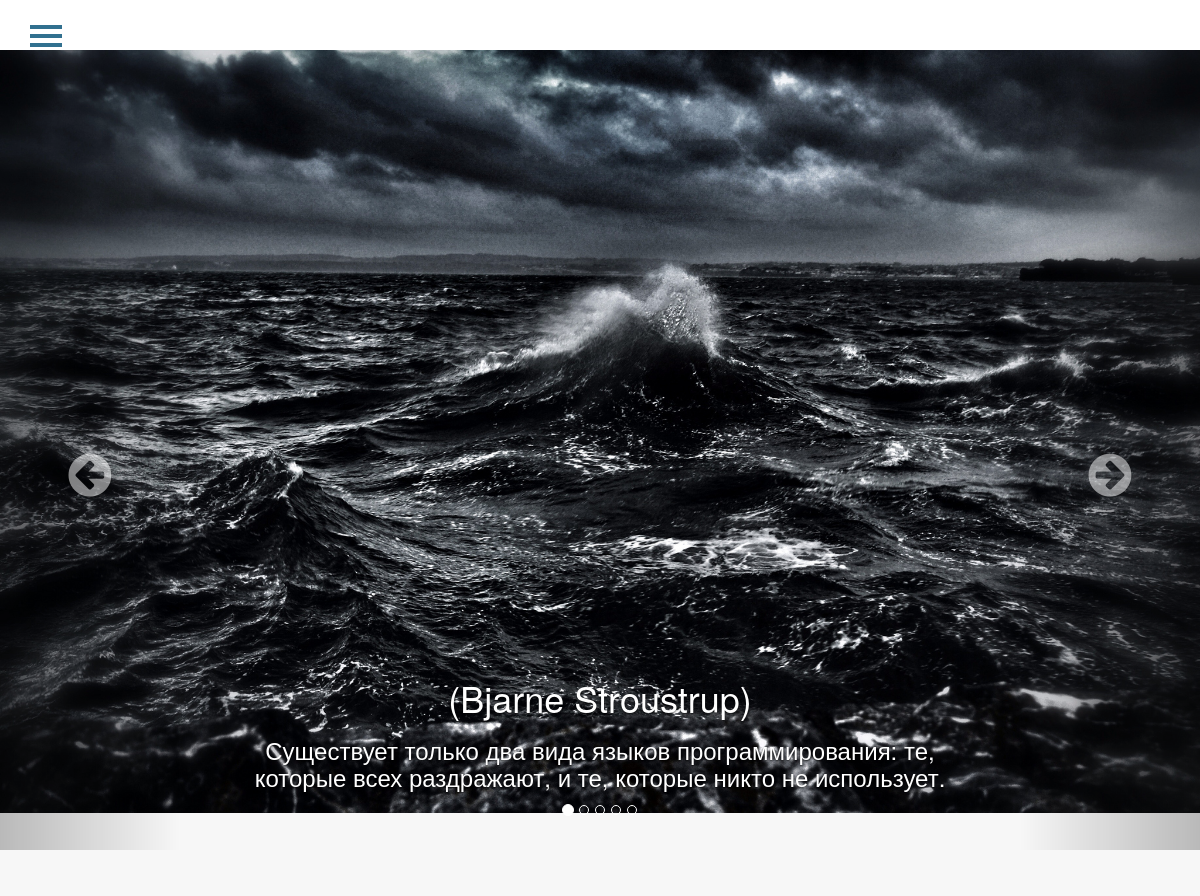
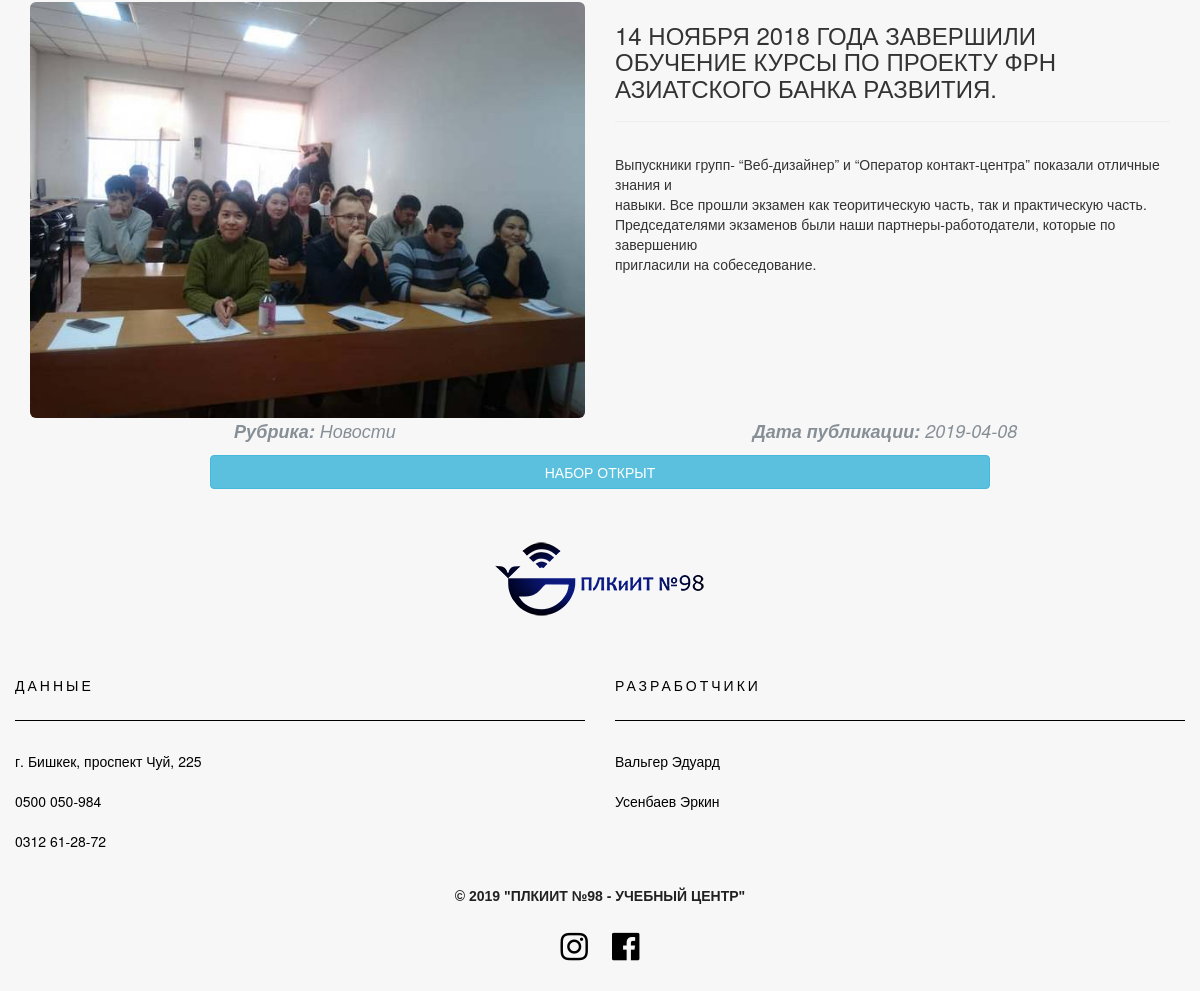
Screenshot of /newspage.php?news_id=24 with the database file from the repository (2 pictures, top to bottom).
### tables this page shows
CREATE TABLE `uc_table_post` (
  `id` int(11) NOT NULL,
  `post_title` varchar(300) NOT NULL,
  `post_desc` varchar(600) NOT NULL,
  `post_img` varchar(600) NOT NULL,
  `post_text` text NOT NULL,
  `post_img1` varchar(600) NOT NULL,
  `post_img2` varchar(600) NOT NULL,
  `post_img3` varchar(600) NOT NULL,
  `post_img4` varchar(600) NOT NULL,
  `post_img5` varchar(600) NOT NULL,
  `post_category` varchar(30) NOT NULL,
  `post_keywords` varchar(150) NOT NULL,
  `post_date` date NOT NULL,
  `status` varchar(8) NOT NULL
);

CREATE TABLE `uc_tble_about` (
  `id` int(11) NOT NULL,
  `title` varchar(250) NOT NULL,
  `description` varchar(450) NOT NULL,
  `keywords` varchar(150) NOT NULL,
  `address` varchar(200) NOT NULL,
  `phone1` varchar(25) NOT NULL,
  `phone2` varchar(25) NOT NULL,
  `copyrights` varchar(200) NOT NULL,
  `instagram` varchar(200) NOT NULL,
  `facebook` varchar(200) NOT NULL,
  `google_plus` varchar(200) NOT NULL
);

### newspage.php (the view, shortened to what this page needs)
<?php require_once"inc/header.php";?>
<content class="main col-md-12" style="margin-top: 4%; ">
    <div class="news_all_block">
        <?php
            $id_news = $_GET["news_id"];
            $sql = "SELECT * FROM uc_table_post WHERE id =".$id_news;
            $result = mysql_query($sql);
            while($row = mysql_fetch_array($result)){
            	$news_title = $row["post_title" ];
            	$news_img = $row["post_img" ];
            	$news_text = $row["post_text" ];
            	$news_category = $row["post_category" ];
            	$news_date = $row["post_date" ];
            	$news_status = $row["status" ];
            }
            ?>
        <div class="row" style="margin:0 auto;">
            <div class="news_information" style="top: 50px;">
                <div class="col-md-6 col-xs-12">
                    <a href="#">
                    <img class="img-rounded mb-3 mb-md-0" style="max-width:100%;max-height: auto;" src="uploads/<?php echo $news_img ?>" alt="">
                    </a>
                </div>
                <div class="col-md-6">
                    <h3><?php echo $news_title;?></h3>
                    <hr style="height: 12px;width: ">
                    <p><?php echo $news_text;?></p>
                </div>
                <p class="col-md-12 text-center _string" style="font-size: 18px; font-style: italic; margin-top: 0; color: #868e96;">
                    <span class="col-md-6 col-xs-6">
                    <strong>Рубрика:</strong>
                    <?php echo $news_category;?>
                    </span>
                    <span class="col-md-6 col-xs-6">
                    <strong>Дата публикации:</strong>
                    <?php echo $news_date;?>
                    </span>
                </p>
                <?php
                    if($news_status == "none"){
                    ?>
                <div>
                </div>
                <?php
                    }elseif($news_status == "open"){
                    ?>
                <div><span class="col-md-8 col-md-offset-2 col-xs-12 btn btn-info">НАБОР ОТКРЫТ</span>
                </div>
                <?php
                    }else{
                    ?>
                <div><span class="col-md-8 col-md-offset-2 col-xs-12 btn btn-info">НАБОР ЗАКРЫТ</span>
                </div>
                <?php
                    }
                    ?>
            </div>
        </div>
    </div>
</content>
<?php
    require_once"inc/footer.php";
    ?>

### inc/footer.php (shortened to what this page needs)
	<footer id="footer" class="page-footer font-small blue pt-4">
	    <div class="container-fluid text-md-left">
	        <div class="row">
	            <div class="col-md-12 _img">
	                <img src="images/logouc-footer.png">
	            </div>
	            <div class="col-md-6 mb-md-3 mb-6">
	                <h5 class="text-uppercase">Данные</h5>
	                <ul class="list-unstyled">
	                    <li>
	                        <a href="#"><?php echo $address; ?></a>
	                    </li>
	                    <li>
	                        <a href="#!"><?php echo $phone1; ?></a>
	                    </li>
	                    <li>
	                        <a href="#!"><?php echo $phone2; ?></a>
	                    </li>
	                </ul>
	            </div>
	            <div class="col-md-6 mb-md-3 mb-6">
	                <h5 class="text-uppercase">Разработчики</h5>
	                <ul class="list-unstyled">
	                    <li>
	                        <a href="http://instagram.com/ed_kayfovchik_2k19" class="copy_link" target="_blank">Вальгер Эдуард</a>
	                    </li>
	                    <li>
	                        <a href="https://www.instagram.com/er.ic3883" class="copy_link" target="_blank">Усенбаев Эркин</a>
	                    </li>
	                </ul>
	            </div>
	        </div>
	        <div class="footer-copyright text-center py-3 _copyright">
	            <p>© <?php echo date("Y").' '.$copyright ?></p>
	        </div>
	        <div class="col-md-12 text-center py-3">
	            <?php
	                if(isset($instagram) && !empty($instagram)){
	                	?>
	            <a href="<?php echo $instagram; ?>"  target="_blank"><i style="font-size:32px; letter-spacing:20px; margin-bottom:30px;" class="fa fa-instagram"></i></a>
	            <?php
	                }
	                if(isset($facebook)  && !empty($facebook)){
	                	?>
	            <a href="<?php echo $facebook; ?>"  target="_blank"><i style="font-size:32px" class="fa fa-facebook-official"></i></a>
	            <?php
	                }
	                ?>
	        </div>
	    </div>
	</footer>
</body>
</html>

### inc/header.php (style rules this page uses)
* { margin: 0; padding: 0; }
body { position: relative; overflow-x: hidden; }
body, html { height: 100%; }
#footer { background: #f7f7f7; margin-top: 50px; }
._img { margin-top: 50px; margin-bottom: 50px; text-align: center; }
#footer h5 { border-bottom: 1px solid #000; padding-bottom: 26px; margin-bottom: 20px; letter-spacing: 3px; text-transform: uppercase; color:#000; font-family: sans-serif; font-weight: normal; }
#footer a { color: #000; text-decoration: none; background-color: transparent; -webkit-text-decoration-skip: objects; line-height: 40px; }
._copyright { line-height: 50px; text-transform: uppercase; color:#212121; font-family: sans-serif; font-weight: bold; }

### rows the page displays
uc_table_post: post_img (picture), post_title "14 НОЯБРЯ 2018 ГОДА ЗАВЕРШИЛИ ОБУЧЕНИЕ КУРСЫ ПО ПРОЕКТУ ФРН АЗИАТСКОГО БАНКА РАЗВИТИЯ.", post_text "Выпускники групп- “Веб-дизайнер” и “Оператор контакт-центра” показали отличные знания и навыки. Все прошли экзамен как теоритическую часть, так и практическую часть. Председателями экзаменов были наши партнеры-работодатели, которые по завершению пригласили на собеседование.", post_category "Новости", post_date "2019-04-08"
uc_tble_about: address "г. Бишкек, проспект Чуй, 225", phone1 "0500 050-984", phone2 "0312 61-28-72", copyrights "\"ПЛКИИТ №98 - УЧЕБНЫЙ ЦЕНТР\""
